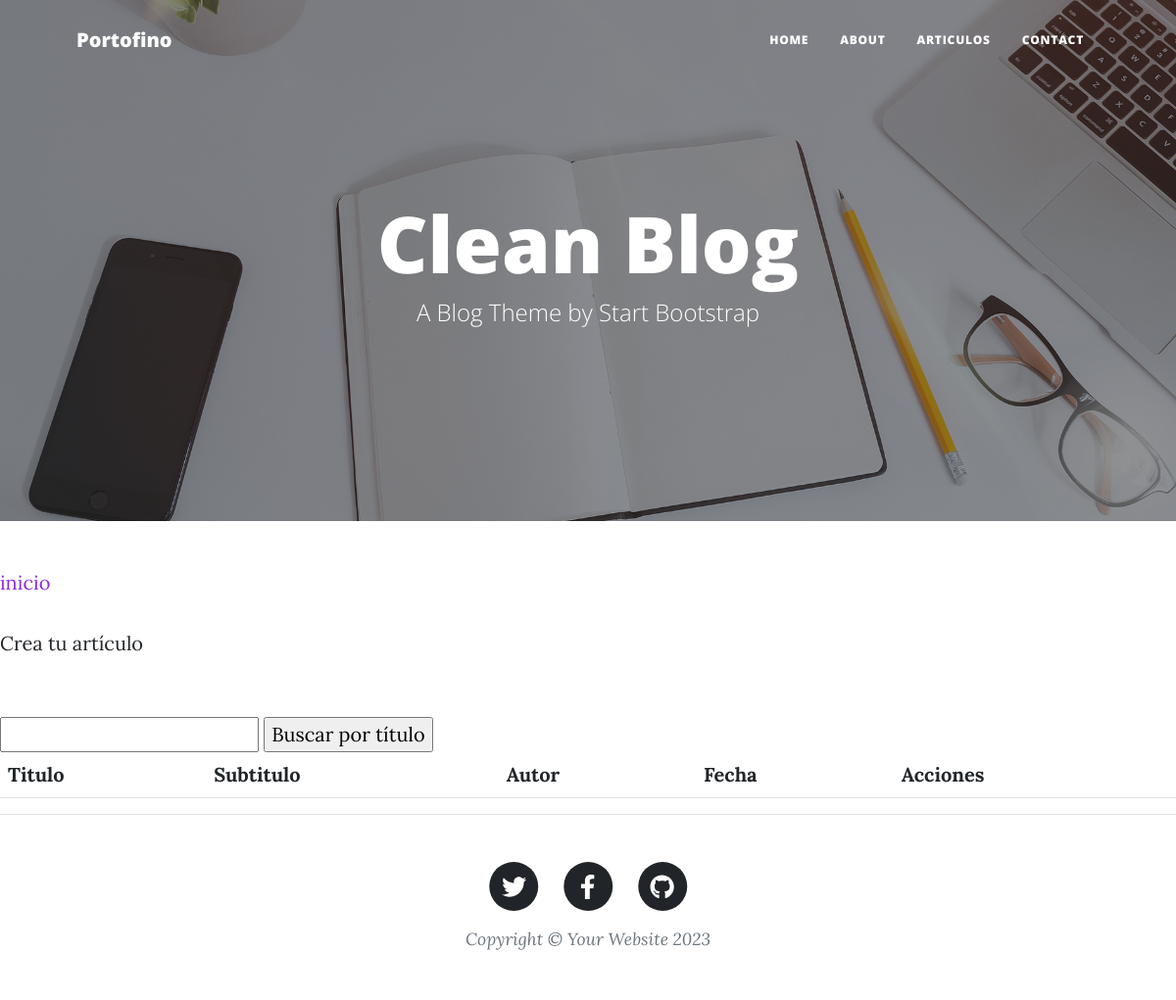
Page /AppBlog/pages/ on the earlier database version.
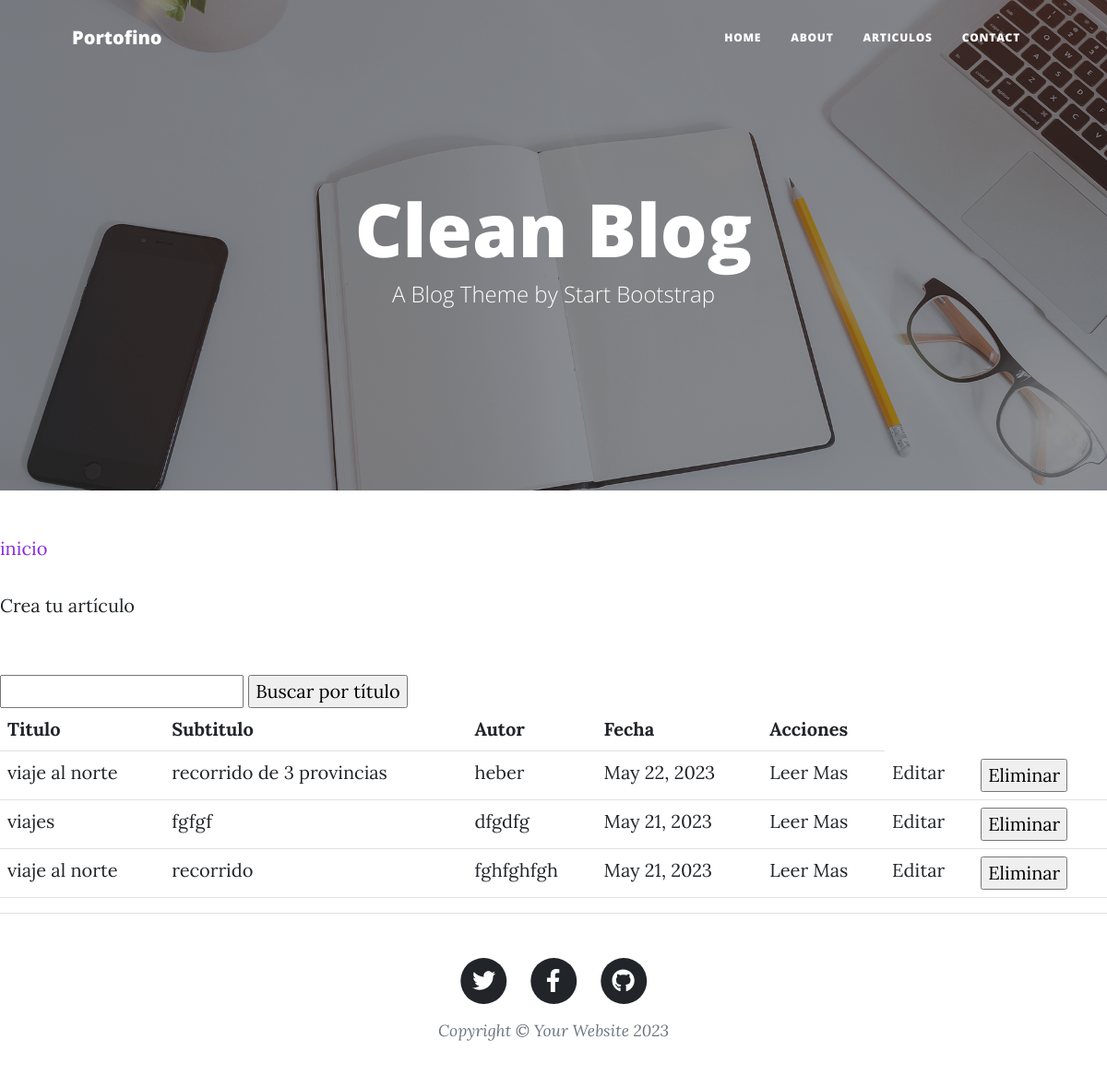
Same page on the later database version.
### AppBlog/models.py (models this page shows)
class Articulo(models.Model):
    titulo = models.CharField(max_length=64)
    subtitulo= models.CharField(max_length=150)
    cuerpo= models.TextField()
    Autor = models.CharField(max_length=64)
    fecha= models.DateField(null=True)

### AppBlog/views.py (the view)
# urls.py: path('pages/', views.ListaDeArticulos, name="ListaArticulos"),
def ListaDeArticulos(request):
    contexto = {
        "articulos": Articulo.objects.all(),
    }
    http_response = render(
        request=request,
        template_name='AppBlog/pages.html',
        context=contexto,
    )
    return http_response

### AppBlog/templates/AppBlog/pages.html (shortened to what this page needs)
{% extends "AppBlog/padre.html" %}
{% load static %}
{% block contenidoQueCambia %}
<section>
    <div>
        <p style="color:blueviolet"> inicio </p>
        <a href="{% url 'crear-articulo' %}">Crea tu artículo</a>
        <br>
        <br><br>
        <form action="{% url 'buscar_articulo' %}" method="post">
        <input type="text" name="busqueda">
        <input type="submit" value="Buscar por título">
        </form>
        <table class="table">
            <tbody>
              <tr>
                <th>Titulo</th>
                <th>Subtitulo</th>
                <th>Autor</th>
                <th>Fecha</th>
                <th>Acciones</th>
              </tr>
              {% for articulo in articulos %}
              <tr>
                <td>{{ articulo.titulo }}</td>
                <td>{{ articulo.subtitulo }}</td>
                <td>{{ articulo.Autor }}</td>
                <td>{{ articulo.fecha }}</td>
                <td>
                    <a href="{% url 'articulo' articulo.id %}">Leer Mas</a>
                  </td>
                <td>
                    <a href="{% url 'editar_articulo' articulo.id %}">Editar</a>
                </td>
                <td>
                    <form action="{% url 'eliminar_articulo' articulo.id %}" method="post">
                      <input type="submit" value="Eliminar">
                    </form>
                </td>
              </tr>
              {% endfor %}
            </tbody>
          </table>
    </div>
</section>
{% endblock %}

### AppBlog/templates/AppBlog/padre.html (shortened to what this page needs)
{% load static %}
<!DOCTYPE html>
<html lang="en">
    <head>
        {% load static %}
        <link href="{% static 'css/styles.css' %}" rel="stylesheet" />
    </head>
    <body>
        <nav class="navbar navbar-expand-lg navbar-light" id="mainNav">
            <div class="container px-4 px-lg-5">
                <a class="navbar-brand" href="index.html">Portofino</a>
                <div class="collapse navbar-collapse" id="navbarResponsive">
                    <ul class="navbar-nav ms-auto py-4 py-lg-0">
                        <li class="nav-item"><a class="nav-link px-lg-3 py-3 py-lg-4" href="{% url 'home' %}">Home</a></li>
                        <li class="nav-item"><a class="nav-link px-lg-3 py-3 py-lg-4" href="{% url 'about' %}">About</a></li>
                        <li class="nav-item"><a class="nav-link px-lg-3 py-3 py-lg-4" href="{% url 'ListaArticulos' %}">Articulos</a></li>
                        <li class="nav-item"><a class="nav-link px-lg-3 py-3 py-lg-4" href="contact.html">Contact</a></li>
                    </ul>
                </div>
            </div>
        </nav>
        <header class="masthead" style="background-image: url('assets/img/home-bg.jpg')">
            <div class="container position-relative px-4 px-lg-5">
                <div class="row gx-4 gx-lg-5 justify-content-center">
                    <div class="col-md-10 col-lg-8 col-xl-7">
                        <div class="site-heading">
                            <h1>Clean Blog</h1>
                            <span class="subheading">A Blog Theme by Start Bootstrap</span>
                        </div>
                    </div>
                </div>
            </div>
        </header>
        {% block contenidoQueCambia %}
        {% endblock %}
        <footer class="border-top">
            <div class="container px-4 px-lg-5">
                <div class="row gx-4 gx-lg-5 justify-content-center">
                    <div class="col-md-10 col-lg-8 col-xl-7">
                        <ul class="list-inline text-center">
                            <li class="list-inline-item">
                                <a href="#!">
                                    <span class="fa-stack fa-lg">
                                        <i class="fas fa-circle fa-stack-2x"></i>
                                        <i class="fab fa-twitter fa-stack-1x fa-inverse"></i>
                                    </span>
                                </a>
                            </li>
                            <li class="list-inline-item">
                                <a href="#!">
                                    <span class="fa-stack fa-lg">
                                        <i class="fas fa-circle fa-stack-2x"></i>
                                        <i class="fab fa-facebook-f fa-stack-1x fa-inverse"></i>
                                    </span>
                                </a>
                            </li>
                            <li class="list-inline-item">
                                <a href="#!">
                                    <span class="fa-stack fa-lg">
                                        <i class="fas fa-circle fa-stack-2x"></i>
                                        <i class="fab fa-github fa-stack-1x fa-inverse"></i>
                                    </span>
                                </a>
                            </li>
                        </ul>
                        <div class="small text-center text-muted fst-italic">Copyright &copy; Your Website 2023</div>
                    </div>
                </div>
            </div>
        </footer>
    </body>
</html>

Differences in the rows shown:
added Articulo: titulo "viaje al norte", subtitulo "recorrido de 3 provincias", Autor "heber", fecha "May 22, 2023"
added Articulo: titulo "viajes", subtitulo "fgfgf", Autor "dfgdfg", fecha "May 21, 2023"
added Articulo: titulo "viaje al norte", subtitulo "recorrido", Autor "fghfghfgh", fecha "May 21, 2023"
